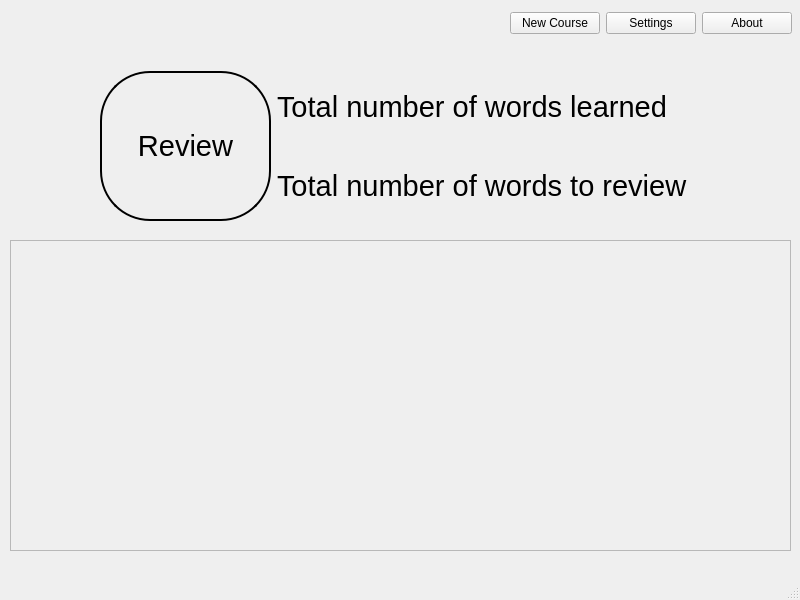
<?xml version="1.0" encoding="UTF-8"?>
<ui version="4.0">
 <class>MainWindow</class>
 <widget class="QMainWindow" name="MainWindow">
  <property name="geometry">
   <rect>
    <x>0</x>
    <y>0</y>
    <width>800</width>
    <height>600</height>
   </rect>
  </property>
  <property name="windowTitle">
   <string>MainWindow</string>
  </property>
  <widget class="QWidget" name="centralwidget">
   <widget class="QScrollArea" name="scrollArea">
    <property name="geometry">
     <rect>
      <x>10</x>
      <y>240</y>
      <width>781</width>
      <height>311</height>
     </rect>
    </property>
    <property name="widgetResizable">
     <bool>true</bool>
    </property>
    <widget class="QWidget" name="scrollAreaWidgetContents">
     <property name="geometry">
      <rect>
       <x>0</x>
       <y>0</y>
       <width>779</width>
       <height>309</height>
      </rect>
     </property>
    </widget>
   </widget>
   <widget class="QWidget" name="">
    <property name="geometry">
     <rect>
      <x>510</x>
      <y>10</y>
      <width>282</width>
      <height>27</height>
     </rect>
    </property>
    <layout class="QHBoxLayout" name="horizontalLayout">
     <item>
      <widget class="QPushButton" name="new_course_button">
       <property name="text">
        <string>New Course</string>
       </property>
      </widget>
     </item>
     <item>
      <widget class="QPushButton" name="settings_button">
       <property name="text">
        <string>Settings</string>
       </property>
      </widget>
     </item>
     <item>
      <widget class="QPushButton" name="about_button">
       <property name="text">
        <string>About</string>
       </property>
      </widget>
     </item>
    </layout>
   </widget>
   <widget class="QWidget" name="">
    <property name="geometry">
     <rect>
      <x>100</x>
      <y>70</y>
      <width>588</width>
      <height>152</height>
     </rect>
    </property>
    <layout class="QHBoxLayout" name="horizontalLayout_2">
     <item>
      <widget class="QPushButton" name="review_all_button">
       <property name="minimumSize">
        <size>
         <width>150</width>
         <height>150</height>
        </size>
       </property>
       <property name="baseSize">
        <size>
         <width>0</width>
         <height>0</height>
        </size>
       </property>
       <property name="font">
        <font>
         <pointsize>22</pointsize>
        </font>
       </property>
       <property name="styleSheet">
        <string notr="true">border-radius: 50;
border: 2px solid black</string>
       </property>
       <property name="text">
        <string>Review</string>
       </property>
      </widget>
     </item>
     <item>
      <layout class="QVBoxLayout" name="verticalLayout">
       <item>
        <widget class="QLabel" name="total_words_label">
         <property name="font">
          <font>
           <pointsize>22</pointsize>
          </font>
         </property>
         <property name="text">
          <string>Total number of words learned</string>
         </property>
        </widget>
       </item>
       <item>
        <widget class="QLabel" name="total_review_label">
         <property name="font">
          <font>
           <pointsize>22</pointsize>
          </font>
         </property>
         <property name="text">
          <string>Total number of words to review</string>
         </property>
        </widget>
       </item>
      </layout>
     </item>
    </layout>
   </widget>
  </widget>
  <widget class="QMenuBar" name="menubar">
   <property name="geometry">
    <rect>
     <x>0</x>
     <y>0</y>
     <width>800</width>
     <height>22</height>
    </rect>
   </property>
  </widget>
  <widget class="QStatusBar" name="statusbar"/>
 </widget>
 <resources/>
 <connections/>
</ui>
